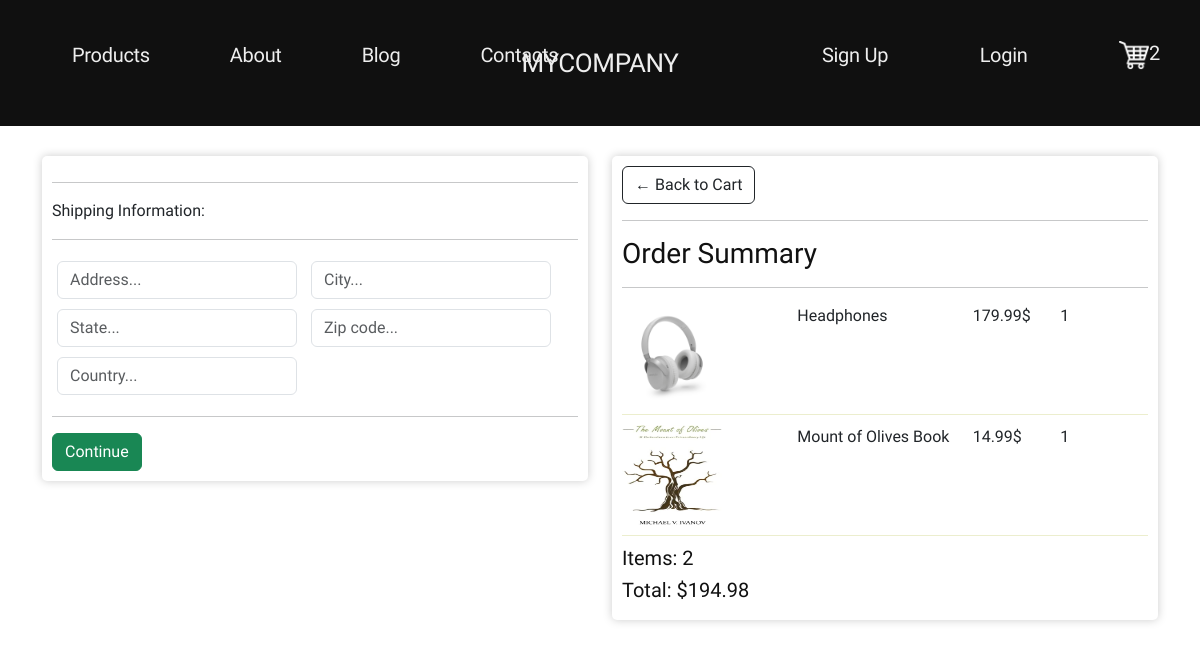
Screenshot of /checkout/ (signed in) with the database file from the repository.
### cafe/models.py (models this page shows, shortened)
class OrderItem(models.Model):
    product = models.ForeignKey(Product, on_delete=models.SET_NULL, null=True)
    order = models.ForeignKey(Order, on_delete=models.SET_NULL, null=True)
    quantity = models.IntegerField(default=0, null=True, blank=True)
    date_added = models.DateTimeField(auto_now_add=True)
    @property
    def get_total(self):
        if self.product is not None and self.quantity is not None:
            total = self.product.price * self.quantity
            return total
        else:
            self.delete()
            total = self.product.price * self.quantity
            return total

class Product(models.Model):
    name = models.CharField(max_length=200, null=True)
    price = models.DecimalField(max_digits=10, decimal_places=2)
    digital = models.BooleanField(default=False, null=True, blank=False)
    image = models.ImageField(null=True, blank=True)
    @property
    def imageURL(self):
        try:
            url = self.image.url
        except:
            url = ''
        return url

class Order(models.Model):
    customer = models.ForeignKey(Customer, on_delete=models.SET_NULL, blank=True, null=True)
    date_ordered = models.DateTimeField(auto_now_add=True)
    transaction_id = models.CharField(max_length=200, null=True)
    complete = models.BooleanField(default=False, null=True, blank=False)
    @property
    def get_cart_total(self):
        orderitems = self.orderitem_set.all()
        total = sum([item.get_total for item in orderitems if item is not None])
        return total
    @property
    def get_cart_items(self):
        orderitems = self.orderitem_set.all()
        total = sum([item.quantity for item in orderitems])
        return total
    @property
    def shipping(self):
        shipping = False
        orderitems = self.orderitem_set.all()
        for i in orderitems:
            if i.product is None:
                continue
            if i.product.digital is False:
                shipping = True
        return shipping

### cafe/views.py (the view)
# urls.py: path('checkout/', v.checkout, name='checkout'),
def checkout(request):
    context = form_context(request)
    return render(request, 'cafe/checkout.html', context)

### cafe/utils.py (called while the page is built, shortened)
def form_context(request):
    if request.user.is_authenticated:
        customer = request.user.customer
        order, created = m.Order.objects.get_or_create(customer=customer, complete=False)
        items = order.orderitem_set.all()
        cart_items = order.get_cart_items
    context = {'items': items, 'order': order, 'cartItems': cart_items}
    return context

### cafe/templates/cafe/checkout.html (shortened to what this page needs)
{% extends 'cafe/base.html' %}
{% load static %}
{% block content %}
     <div class="row">
		<div class="col-lg-6">
			<div class="box-element" id="form-wrapper">
				<form id="form">
					<div id="shipping-info">
						<hr>
						<p>Shipping Information:</p>
						<hr>
						<div class="form-field">
							<input class="form-control" type="text" name="address" placeholder="Address...">
						</div>
						<div class="form-field">
							<input class="form-control" type="text" name="city" placeholder="City...">
						</div>
						<div class="form-field">
							<input class="form-control" type="text" name="state" placeholder="State...">
						</div>
						<div class="form-field">
							<input class="form-control" type="text" name="zipcode" placeholder="Zip code...">
						</div>
						<div class="form-field">
							<input class="form-control" type="text" name="country" placeholder="Country...">
						</div>
					</div>
					<hr>
					<input id="form-button" class="btn btn-success btn-block" type="submit" value="Continue">
				</form>
			</div>
			<br>
		</div>
		<div class="col-lg-6">
			<div class="box-element">
				<a  class="btn btn-outline-dark" href="{% url 'cart' %}">&#x2190; Back to Cart</a>
				<hr>
				<h3>Order Summary</h3>
				<hr>
				{% for i in items %}
				<div class="cart-row">
					<div style="flex:2"><img class="row-image" src="{{i.product.imageURL}}"></div>
					<div style="flex:2"><p>{{i.product.name}}</p></div>
					<div style="flex:1"><p>{{i.product.price|floatformat:2}}$</p></div>
					<div style="flex:1"><p>{{i.quantity}}</p></div>
				</div>
				{% endfor %}
				<h5>Items: {{order.get_cart_items}}</h5>
				<h5>Total: ${{order.get_cart_total|floatformat:2}}</h5>
			</div>
		</div>
	</div>
{% endblock content %}

### cafe/static/css/styles.css (style rules this page uses)
* { margin: 0; padding: 0; }
body { font-family: 'Exo 2', sans-serif; }
.box-element { box-shadow:hsl(0, 0%, 80%) 0 0 10px; background-color: #fff; border-radius: 5px; padding: 10px; padding-left: 10px; margin-top: 20px; }
h1, h2, h3, h4, h5, h6 { color: #111111; }
.cart-row { display: flex; align-items: flex-stretch; padding-bottom: 10px; margin-bottom: 10px; border-bottom: 1px solid #eceece }
.row-image { width: 100px; height: 100px; }
.form-field { width:250px; display: inline-block; padding: 5px; }
.col-lg-4, .col-lg-6, .col-lg-8, .col-lg-12 { padding-top: 10px; }

### rows the page displays
OrderItem: product.imageURL (picture), product.name "Headphones", product.price "179.99", quantity "1"
OrderItem: product.imageURL (picture), product.name "Mount of Olives Book", product.price "14.99", quantity "1"
Order: get_cart_items "2", get_cart_total "194.98"

### other values shown
{{ cartItems }} "2"
